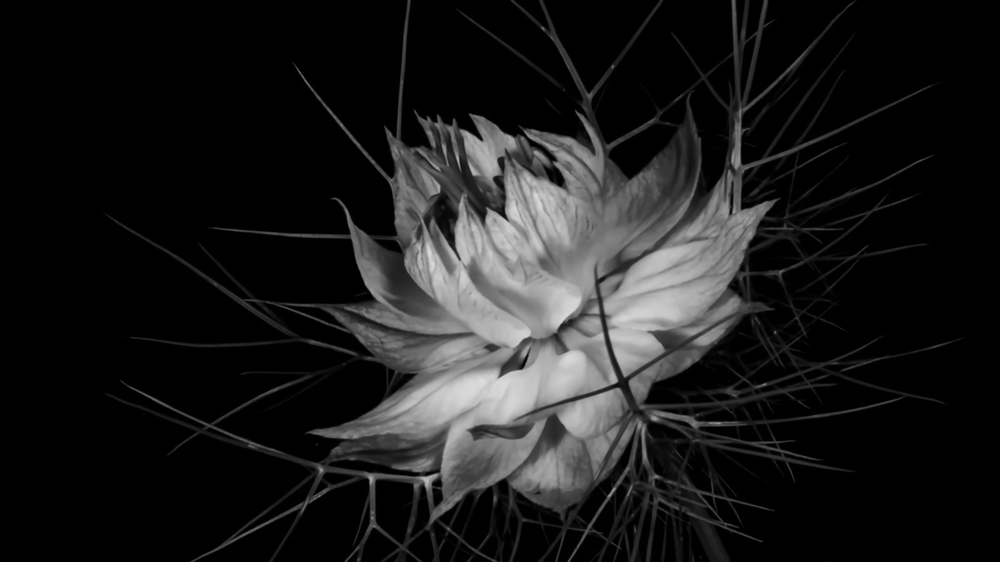
#> input picture Medio Curso/3._Operadores Basicos/2._Operadores/c) Umbral/Escala de grises/Umbral de 2 tonos/Imagen a Blanco y negro.png, 1000 x 562 px, shrunk from 1600 x 900 before the run
$ python '10._Umbral 2 Colores.py'
#> lines starting #> are read from the running program, lines starting #| are printed output that depends on the picture; after the words box and inside, x2 and y2 are one past the last pixel; in counts of white or black regions, pixels touching at a corner belong together
import cv2
import numpy as np
import matplotlib.pyplot as plt

# Cargamos la imagen
imagen_color = cv2.imread("Imagen a Blanco y negro.png")
#> imagen_color is the input picture: shape (562, 1000, 3); min 0, max 221, mean 27.5
if imagen_color is None:
    print("Error: No se pudo cargar la imagen. Asegúrate de que el archivo está en el directorio correcto.")
else:
    # Convertimos la imagen a escala de grises
    imagen = cv2.cvtColor(imagen_color, cv2.COLOR_BGR2GRAY)

    # Los puntos donde se va a dividir la Umbralizacion
    thresholds = [0, 127]

    # Devuelve la imagen umralizada solo con ceros
    imagen_umbralizada = np.zeros_like(imagen)

    # Divide la umbralizacion en 2 colores
    imagen_umbralizada[(imagen > thresholds[0]) & (imagen <= thresholds[1])] = 0
    imagen_umbralizada[imagen > thresholds[1]] = 127

    # Histograma
    plt.hist(imagen_umbralizada.ravel(), bins=16, range=[0, 256], color='gray', alpha=0.7)

    plt.title('Histograma de Imagen con 2 Colores')
    plt.xlabel('Intensidad de Gris')
    plt.ylabel('Número de Píxeles')

    plt.show()
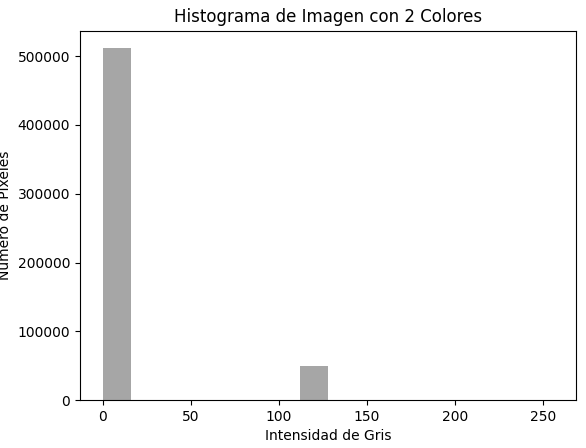
#> figure drawn by matplotlib, 1 panel; tallest bar 511609 high, from x = 0 to 16

    # Guardar la matriz de la imagen en escala de grises en un archivo CSV
    np.savetxt('Imagen_escala_de_grises.csv', imagen, delimiter=',', fmt='%d')
    print("La matriz de la imagen en escala de grises se ha guardado en 'Imagen_escala_de_grises.csv'.")

    # Guardar la matriz de la imagen umbralizada en un archivo CSV
    np.savetxt('imagen_umbralizada_2_colores.csv', imagen_umbralizada, delimiter=',', fmt='%d')
    print("La matriz de la imagen umbralizada se ha guardado en 'imagen_umbralizada_2_colores.csv'.")

    # Mostramos la imagen que se ah generado
    cv2.imshow('Imagen con Umbral de 2 Colores', imagen_umbralizada)
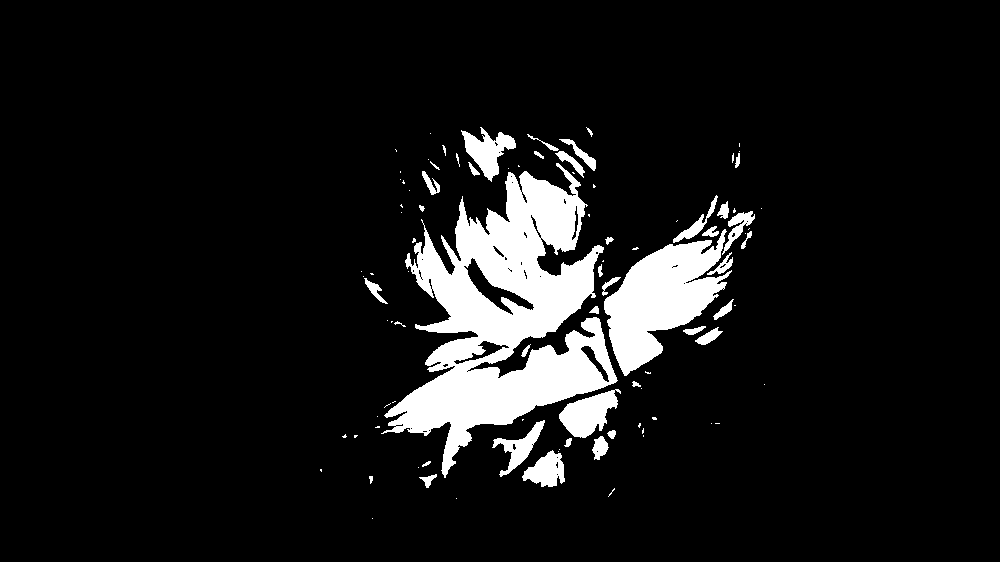
#> window 'Imagen con Umbral de 2 Colores': shape (562, 1000); values 0 (black) and 127 (white), 9% white; 96 white regions (55 under 20 px), largest, box (x1, y1, x2, y2) and area: (381, 163, 618, 478) 32257, (604, 229, 732, 376) 9135, (559, 389, 621, 438) 1671
    cv2.waitKey(0)
    cv2.destroyAllWindows()

    # Guardamos la imagen en los archivos
    cv2.imwrite('imagen_umbralizada_2_colores.png', imagen_umbralizada)
